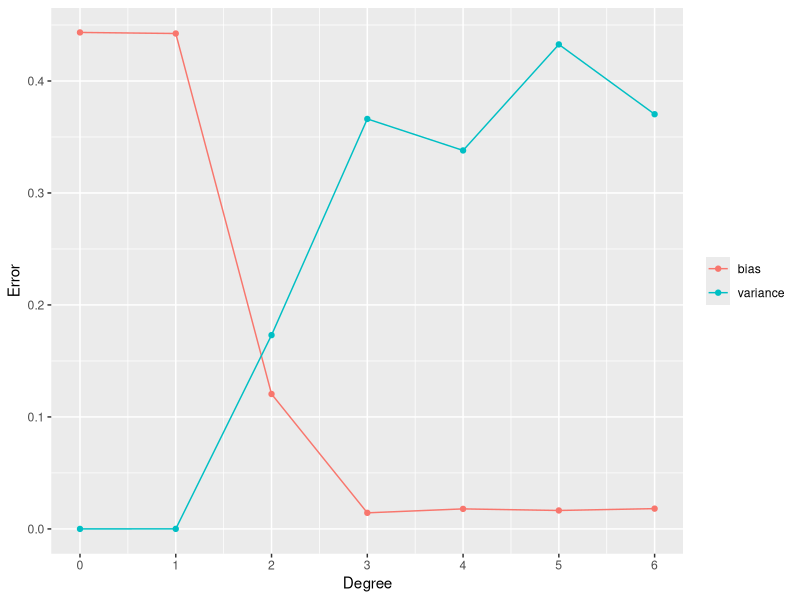

Source code (R):
library(tidyverse)

set.seed(1234)

# True model
true.model <- function(x) {
  sin(x) + sqrt(x)
}

# Sample data from true model + noise
n <- 100
x <- seq(0, 5, length.out = n)
y <- true.model(x) + 0.3*rnorm(n)

# Split into test-train
test_mask <- seq(1, length(x), by=10)
x_test <- x[test_mask]
x_train <- x[-test_mask]
y_test <- y[test_mask]
y_train <- y[-test_mask]

run.experiment <- function(n, repeats=100) {
  # Draw bootstrap samples for average predictor
  samples <- replicate(repeats, {
    ss_mask <- sample(1:length(x_train), length(x_train), replace = TRUE)
    x_ss <- x_train[ss_mask]
    y_ss <- y_train[ss_mask]
    if (n > 0) {
      m <- lm(y_ss ~ poly(x_ss, n, raw=TRUE))
    } else {
      m <- lm(y_ss ~ 1)
    }
    predict(m, data.frame(x_ss=x_test))
  })
  average_predictor <- apply(samples, 1, mean)
  b <- mean((average_predictor - true.model(x_test))^2)
  v <- var(average_predictor)
  return(c(bias=b, variance=v))
}

# Plot
degrees <- 0:6
bias_variance <- sapply(degrees, run.experiment)
b <- bias_variance["bias",]
v <- bias_variance["variance",]

plotdata <- data.frame(
  degree = 0:6,
  bias = bias_variance["bias",],
  variance = bias_variance["variance",]
) |> pivot_longer(!degree)

poly_bias_variance <-
  ggplot(plotdata, aes(x = degree, y = value, color = name)) +
  geom_line() +
  geom_point() +
  xlab("Degree") +
  ylab("Error") +
  theme(legend.title=element_blank()) +
  scale_x_continuous(breaks = degrees)
